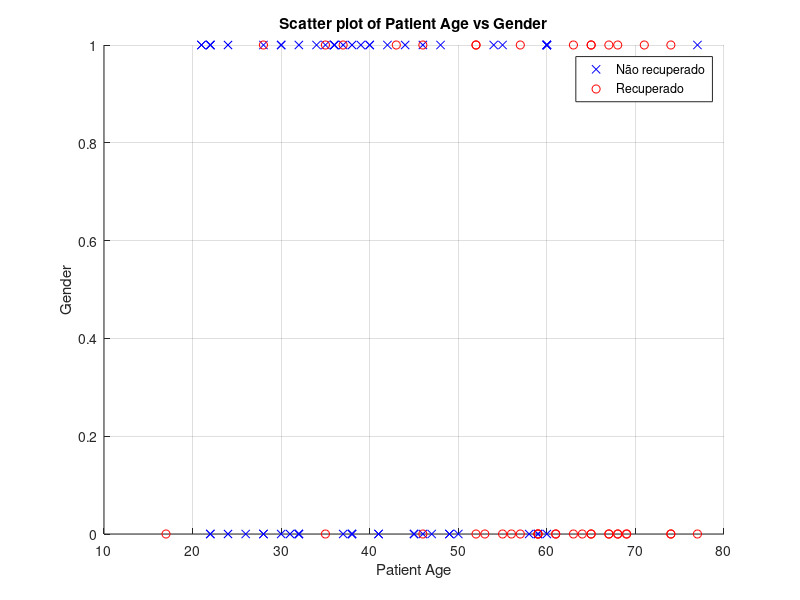
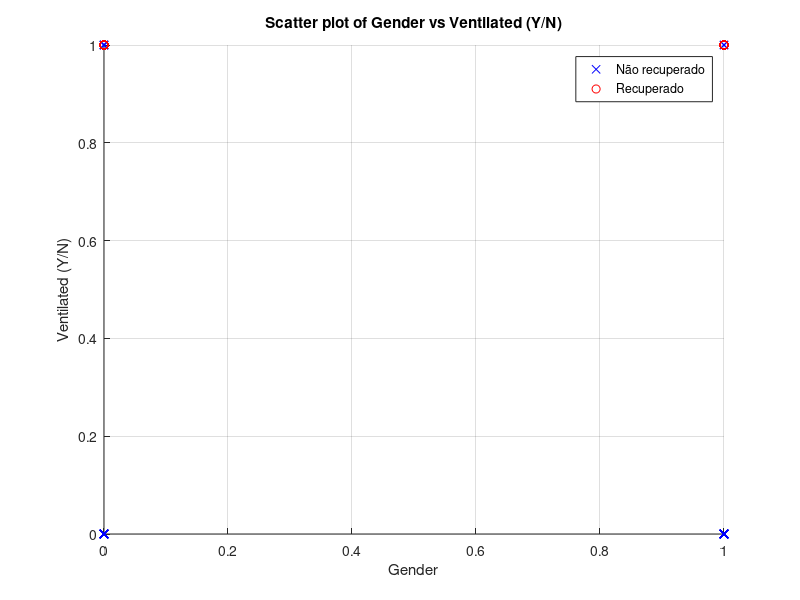
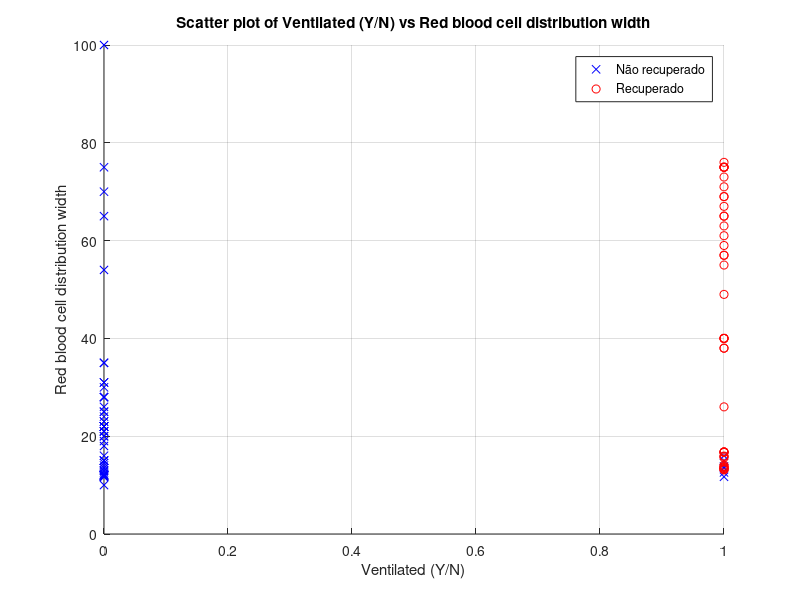
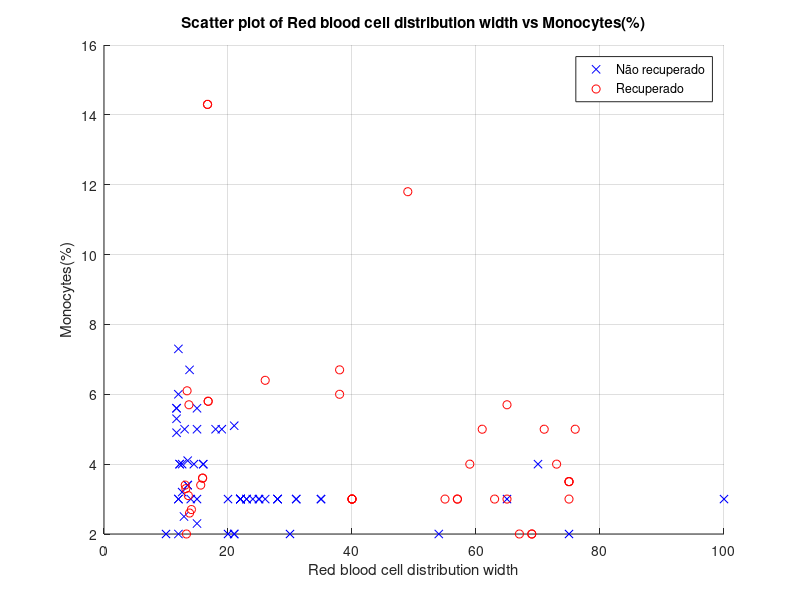

MATLAB code to generate these figures, in order:
clear all
close all
clc

columns_names = {'Outcome', 'Patient Age', 'Gender', ...
                 'Ventilated (Y/N)', 'Red blood cell distribution width', ...
                 'Monocytes(%)', 'White blood cell count', ...
                 'Platelet Count', 'Lymphocyte Count', ...,
                 'Neutrophils Count', 'Days Hospitalized'};

data = csvread('COVID-19_CBC_Data_cleaned.csv');

# removendo a linha com strings dos títulos
data(1, :) = []

# início dos gráficos de dispersão dois a dois para verificação das relações
# esses gráficos são para vocês terem algum código inicial, não é obrigatório utiliza-los.
num_columns = length(columns_names)-2;

outcome_nao_recuperado = data(data(:, 1) == 0, 1:end);
outcome_recuperado = data(data(:, 1) == 1, 1:end);

for ii = 2:num_columns-1
    figure;
    scatter(outcome_recuperado(:, ii), outcome_recuperado(:, ii+1), 'b', 'x'); % Blue crosses for status 1
    hold on;
    scatter(outcome_nao_recuperado(:, ii), outcome_nao_recuperado(:, ii+1), 'r', 'o'); % Red circles for status 0
    xlabel(columns_names{ii});
    ylabel(columns_names{ii+1});
    title(['Scatter plot of ', columns_names{ii}, ' vs ', columns_names{ii+1}]);
    legend('Não recuperado', 'Recuperado');
    grid on
    hold off;
end

### início do código da prova (fique à vontade para comentar o código de plots dos scatters)
### 1.1
### Essas duas duplas (Linfócitos vs. Neutrófilos e Plaquetas vs. Dias Hospitalizado) foram escolhidas pela observação de uma distribuição com padrões lineares visíveis. Isso é indicativo de que esses pares podem apresentar um ajuste razoável para a regressão linear, com os dados distribuídos de forma a sugerir uma relação direta entre as variáveis. Essa análise inicial ajuda a justificar a escolha antes de partir para o cálculo de regressão linear. Linfócitos vs. Neutrófilos: Na análise gráfica, observamos que há uma relação visualmente mais próxima de linearidade entre as variáveis "Linfócitos" e "Neutrófilos". Esses dois parâmetros sanguíneos estão relacionados entre si na resposta inflamatória e no sistema imunológico, o que é frequentemente esperado em pacientes com doenças infecciosas como a COVID-19. O gráfico de dispersão entre essas variáveis mostra uma tendência de variação conjunta, sugerindo que podem ser bons candidatos para a regressão linear. Plaquetas vs. Dias Hospitalizado: Outro par com uma tendência linear notável é o de "Plaquetas" e "Dias Hospitalizado". A contagem de plaquetas e a duração da internação podem ter uma correlação relacionada à gravidade do quadro clínico. Pacientes com contagens de plaquetas alteradas podem apresentar diferentes tempos de recuperação, refletindo na duração da hospitalização. A relação, apesar de não ser tão forte quanto o primeiro par, ainda sugere uma tendência que pode ser modelada por regressão linear.
### 1.2

% Seleção do par de variáveis "Lymphocyte Count" (coluna 9) e "Neutrophils Count" (coluna 10)
xi_1 = data(:, 9); % Lymphocyte Count
yi_1 = data(:, 10); % Neutrophils Count

% ---------- Gráfico 1: Dispersão dos Dados ----------

figure; % Abre uma nova figura para o gráfico de dispersão
plot(xi_1, yi_1, 'o')
xlim([0, max(xi_1) * 1.1]) % Ajuste do limite no eixo x (margem de 10%)
ylim([0, max(yi_1) * 1.1]) % Ajuste do limite no eixo y (margem de 10%)
grid on
xlabel('Quantidade de Linfócito')
ylabel('Quantidade de Neutrófilo')
title('Dispersão de Linfócitos vs Neutrófilos')

% ---------- Cálculo da Regressão Linear ----------

n_1 = length(xi_1); % Número de pontos de dados (número de pacientes)

% Cálculo de a1 e a0
a1_1 = (n_1 * sum(xi_1 .* yi_1) - sum(xi_1) * sum(yi_1)) / (n_1 * sum(xi_1 .^ 2) - (sum(xi_1) ^ 2));
a0_1 = mean(yi_1) - a1_1 * mean(xi_1);

% ---------- Gráfico 2: Reta de Regressão ----------
plot(xi_1, yi_1, 'o') % Gráfico de dispersão
hold on
plot(xi_1, a1_1 * xi_1 + a0_1, 'r') % Plota a reta de regressão em vermelho
xlim([0, max(xi_1) * 1.1]) % Ajuste do limite no eixo x
ylim([0, max(yi_1) * 1.1]) % Ajuste do limite no eixo y
xlabel('Quantidade de Linfócito')
ylabel('Quantidade de Neutrófilo')
title('Regressão Linear de Linfócitos vs Neutrófilos')
grid on
hold off

% ---------- Cálculo dos Erros e Coeficiente de Determinação ----------

St_1 = sum((yi_1 - mean(yi_1)) .^ 2);  % Soma total dos quadrados
Sr_1 = sum((yi_1 - (a0_1 + a1_1 * xi_1)) .^ 2);  % Soma dos quadrados dos resíduos
r2_1 = (St_1 - Sr_1) / St_1;  % Coeficiente de determinação R²
s_yx_1 = sqrt(Sr_1 / (n_1 - 2));  % Erro padrão da estimativa
s_y_1 = sqrt(St_1 / (n_1 - 1));  % Desvio padrão de yi

% Seleção do par de variáveis "Platelet Count" (coluna 8) e "Days Hospitalized" (coluna 11)
xi_2 = data(:, 8); % Platelet Count
yi_2 = data(:, 11); % Days Hospitalized

% ---------- Gráfico 1: Dispersão dos Dados ----------

figure; % Abre uma nova figura para o gráfico de dispersão
plot(xi_2, yi_2, 'o')
xlim([0, max(xi_2) * 1.1]) % Ajuste do limite no eixo x (margem de 10%)
ylim([0, max(yi_2) * 1.1]) % Ajuste do limite no eixo y (margem de 10%)
grid on
xlabel('Quantidade de Plaqueta')
ylabel('Dias Hospitalizado')
title('Dispersão de Plaqueta vs Dias Hospitalizado')

% ---------- Cálculo da Regressão Linear ----------

n_2 = length(xi_2); % Número de pontos de dados (número de pacientes)

% Cálculo de a1 e a0
a1_2 = (n_2 * sum(xi_2 .* yi_2) - sum(xi_2) * sum(yi_2)) / (n_2 * sum(xi_2 .^ 2) - (sum(xi_2) ^ 2));
a0_2 = mean(yi_2) - a1_2 * mean(xi_2);

% ---------- Gráfico 2: Reta de Regressão ----------
plot(xi_2, yi_2, 'o') % Gráfico de dispersão
hold on
plot(xi_2, a1_2 * xi_2 + a0_2, 'r') % Plota a reta de regressão em vermelho
xlim([0, max(xi_2) * 1.1]) % Ajuste do limite no eixo x (margem 10%)
ylim([0, max(yi_2) * 1.1]) % Ajuste do limite no eixo y (margem 10%)
xlabel('Quantidade de Plaqueta')
ylabel('Dias Hospitalizado')
title('Regressão Linear de Plaqueta vs Dias Hospitalizado')
grid on
hold off

% ---------- Cálculo dos Erros e Coeficiente de Determinação ----------

St_2 = sum((yi_2 - mean(yi_2)) .^ 2);  % Soma total dos quadrados
Sr_2 = sum((yi_2 - (a0_2 + a1_2 * xi_2)) .^ 2);  % Soma dos quadrados dos resíduos
r2_2 = (St_2 - Sr_2) / St_2;  % Coeficiente de determinação R²
s_yx_2 = sqrt(Sr_2 / (n_2 - 2));  % Erro padrão da estimativa
s_y_2 = sqrt(St_2 / (n_2 - 1));  % Desvio padrão de yi

% Exibir resultados
fprintf('Resultados das análises numéricas pra Regressão Linear de Linfócitos vs Neutrófilos\n')
fprintf('Coeficientes da regressão: a0 = %.4f, a1 = %.4f\n', a0_1, a1_1);
fprintf('Coeficiente de determinação R²: %.4f\n', r2_1);
fprintf('Erro padrão da estimativa (s_yx): %.4f\n', s_yx_1);
fprintf('Desvio padrão de yi (s_y): %.4f\n', s_y_1);
if s_yx_1 < s_y_1
  fprintf('O modelo de regressão é bom!\n')
  else
    fprint('O modelo de regressão não é bom\n')
end

fprintf('Resultados das análises numéricas pra Regressão Linear de Plaqueta vs Dias Hospitalizado\n')
fprintf('Coeficientes da regressão: a0 = %.4f, a1 = %.4f\n', a0_2, a1_2);
fprintf('Coeficiente de determinação R²: %.4f\n', r2_2);
fprintf('Erro padrão da estimativa (s_yx): %.4f\n', s_yx_2);
fprintf('Desvio padrão de yi (s_y): %.4f\n', s_y_2);
if s_yx_2 < s_y_2
  fprintf('O modelo de regressão é bom!\n')
  else
    fprint('O modelo de regressão não é bom\n')
end

fprintf('Comparação entre os dois modelos de regressão\n')
if s_yx_1 > s_yx_2
  fprintf('O modelo de regressão de Plaqueta vs Dias Hospitalizado é melhor que o moedelo de regressão de Linfócitos vs Neutrófilos!\n')
  else
    fprintf('O modelo de regressão de Linfócitos vs Neutrófilos é melhor que o moedelo de regressão de Plaqueta vs Dias Hospitalizado!\n')
 end

### 2.1 
# Primeiramente, tinha-se o objetivo de comparar diferentes faixas etárias à quantidade de células sanguíneas do paciente.
# Para isso, comparou-se a média de leucócitos, linfócitos e neutrófilos em 3 faixas etárias (0-40, 40-60 e 60+) anos.
# Para uma melhor visualização, utilizou-se gráficos de barras e lineares.
# segue o código

# REGRESSÃO LINEAR
# Consideramos interessante avaliar a relação entre a quantidade de células sanguíneas por paciente com a taxa de mortalidade
# Para isso foi realizada uma regressão linear, considerando os coeficientes de regressão e o coeficiente de correlação
# Segue o código:

% LEUCÓCITOS X OUTCOME

% Definir as variáveis x e y
x = data(:, 7);       % White blood cell count
y = data(:, 1);       % Outcome

% Cálculo das médias de x e y
x_mean = mean(x);
y_mean = mean(y);

% Cálculo do coeficiente de inclinação (beta1) e do intercepto (beta0) manualmente
numerator_beta1 = sum((x - x_mean) .* (y - y_mean));
denominator_beta1 = sum((x - x_mean).^2);
beta1 = numerator_beta1 / denominator_beta1;

% Intercepto beta0
beta0 = y_mean - beta1 * x_mean;

% Resultados da regressão leucócitos
fprintf("Equação da regressão linear: y = %.4f + %.4f * x\n", beta0, beta1);

% Valores preditos (y_hat) usando a equação de regressão
y_hat = beta0 + beta1 * x;

% Cálculo do R² pelos erros
SSE = sum((y - y_hat).^2);         % Soma dos Erros ao Quadrado
SST = sum((y - y_mean).^2);        % Soma Total dos Quadrados
R2 = 1 - (SSE / SST);              % Coeficiente de determinação (R²)

% Exibir o coeficiente de determinação (R²)
fprintf("Coeficiente de determinação (R²): %.4f\n", R2);


# LINFÓCITOS X OUTCOME

# Definir as variáveis x e y
x = data(:, 9);       # White blood cell count
y = data(:, 1);       # Outcome

# Cálculo das médias de x e y
x_mean = mean(x);
y_mean = mean(y);

# Cálculo do coeficiente de inclinação (beta1) e do intercepto (beta0) manualmente
numerator_beta1 = sum((x - x_mean) .* (y - y_mean));
denominator_beta1 = sum((x - x_mean).^2);
beta1 = numerator_beta1 / denominator_beta1;

# Intercepto beta0
beta0 = y_mean - beta1 * x_mean;

# resultados da regressão linfócitos
fprintf("Equação da regressão linear: y = %.4f + %.4f * x\n", beta0, beta1);

% Valores preditos (y_hat) usando a equação de regressão
y_hat = beta0 + beta1 * x;

% Cálculo do R² pelos erros
SSE = sum((y - y_hat).^2);         % Soma dos Erros ao Quadrado
SST = sum((y - y_mean).^2);        % Soma Total dos Quadrados
R2 = 1 - (SSE / SST);              % Coeficiente de determinação (R²)

% Exibir o coeficiente de determinação (R²)
fprintf("Coeficiente de determinação (R²): %.4f\n", R2);


# NEUTRÓFILOS X OUTCOME

# Definir as variáveis x e y
x = data(:, 10);       # White blood cell count
y = data(:, 1);        # Outcome

# Cálculo das médias de x e y
x_mean = mean(x);
y_mean = mean(y);

# Cálculo do coeficiente de inclinação (beta1) e do intercepto (beta0) manualmente
numerator_beta1 = sum((x - x_mean) .* (y - y_mean));
denominator_beta1 = sum((x - x_mean).^2);
beta1 = numerator_beta1 / denominator_beta1;

# Intercepto beta0
beta0 = y_mean - beta1 * x_mean;

# resultados da regressão neutrófilos
fprintf("Equação da regressão linear: y = %.4f + %.4f * x\n", beta0, beta1);

% Valores preditos (y_hat) usando a equação de regressão
y_hat = beta0 + beta1 * x;

% Cálculo do R² pelos erros
SSE = sum((y - y_hat).^2);         % Soma dos Erros ao Quadrado
SST = sum((y - y_mean).^2);        % Soma Total dos Quadrados
R2 = 1 - (SSE / SST);              % Coeficiente de determinação (R²)

% Exibir o coeficiente de determinação (R²)
fprintf("Coeficiente de determinação (R²): %.4f\n", R2);

#2.2

columns_names = {'Outcome', 'Patient Age', 'Gender', ...
                 'Ventilated (Y/N)', 'Red blood cell distribution width', ...
                 'Monocytes(%)', 'White blood cell count', ...
                 'Platelet Count', 'Lymphocyte Count', ...,
                 'Neutrophils Count', 'Days Hospitalized'};

data = csvread('COVID-19_CBC_Data_cleaned.csv');

# removendo a linha com strings dos títulos
data(1, :) = [];

% Definir faixas etárias
age_groups = {[0, 40], [40, 60], [60, Inf]};
group_labels = {'0-40', '40-60', '60+'};

% Índices das colunas
age_column = 2;
wbc_column = 7;
neutrophils_column = 10;
lymphocyte_column = 9;

% HISTOGRAMA DE GLÓBULOS BRANCOS x FAIXA ETÁRIA
figure;
for i = 1:length(age_groups)
    age_range = age_groups{i};
    age_filter = data(:, age_column) >= age_range(1) & data(:, age_column) < age_range(2);
    wbc_data = data(age_filter, wbc_column);
    subplot(3, 1, i);
    hist(wbc_data, 10);  % Ajuste o número de bins conforme necessário
    title(['Contagem de Glóbulos Brancos - Faixa Etária' group_labels{i}]);
    xlabel('Contagem de Glóbulos Brancos');
    ylabel('Frequência');
end

% HISTOGRAMA DE NEUTRÓFILOS x FAIXA ETÁRIA
figure;
for i = 1:length(age_groups)
    age_range = age_groups{i};
    age_filter = data(:, age_column) >= age_range(1) & data(:, age_column) < age_range(2);
    neutrophils_data = data(age_filter, neutrophils_column);
    subplot(3, 1, i);
    hist(neutrophils_data, 10);  % Ajuste o número de bins conforme necessário
    title(['Contagem de Neutrófilos - Faixa Etária' group_labels{i}]);
    xlabel('Contagem de Neutrófilos');
    ylabel('Frequência');
end

% HISTOGRAMA DE LINFÓCITOS x FAIXA ETÁRIA
figure;
for i = 1:length(age_groups)
    age_range = age_groups{i};
    age_filter = data(:, age_column) >= age_range(1) & data(:, age_column) < age_range(2);
    lymphocyte_data = data(age_filter, lymphocyte_column);
    subplot(3, 1, i);
    hist(lymphocyte_data, 10);  % Ajuste o número de bins conforme necessário
    title(['Contagem de Linfócitos - Faixa Etária' group_labels{i}]);
    xlabel('Contagem de Linfócitos');
    ylabel('Frequência');
end


% HISTOGRAMA DE OUTCOME POR FAIXA ETÁRIA

% Índices das colunas relevantes
outcome_column = 1;
age_column = 2;

figure;
for i = 1:length(age_groups)
    age_range = age_groups{i};
    age_filter = data(:, age_column) >= age_range(1) & data(:, age_column) < age_range(2);
    outcome_data = data(age_filter, outcome_column);

    % Contar recuperados (1) e não recuperados (0) na faixa etária
    num_recovered = sum(outcome_data == 1);
    num_not_recovered = sum(outcome_data == 0);

    % Dados para o histograma de barras
    bar_data = [num_not_recovered, num_recovered];
    subplot(3, 1, i);
    bar([0, 1], bar_data);

    title(['Outcome - Age Group ' group_labels{i}]);
    xlabel('Outcome (0: Not Recovered, 1: Recovered)');
    ylabel('Frequency');
    xticks([0 1]);
end

# CONSIDERAÇÕES FINAIS: Anlisando os coeficientes de correlação da regressão linear e multipla, fica claro que quase não há relação entre a taxa de mortalidade e a quantidade de células sanguíneas por paciente
# OBS: para melhor visualização, gostaria de ter feito gráficos de violino, entretanto encontrei dificuldades de instalar essa função para o octave, logo me limitei a gráficos lineares e de barra.

% Análise 3

%%%%%%%%%%%%%%%%%%%%%%%%%%%%%%%%%%%%%%%%%%%%%%%%%%%%%%%%%%%%%%%%%%%%%%%%%%%%%%%%%%%%%%%%%%%%%%%%%%%%%%%%%%%%%%%%%%%%%%%%%%%%%%%%%%%%%%

%3.1. Fazendo dois modelos de regressão linear, onde o modelo 𝑦1 = 𝑎0,1 + 𝑎1,1𝑥1 e outro 𝑦2 = 𝑎0,2 + 𝑎1,2𝑥2, onde 𝑥1 e 𝑥2 são variáveis
%que melhor preveem os dias hospitalizados

% Carregando os dados
data = csvread('COVID-19_CBC_Data_cleaned.csv', 1, 0); % Ignorar cabeçalho
dias_hospitalizados = data(:, 11); % Coluna de dias hospitalizados

% Selecionando variáveis independentes (ajustável conforme as variáveis mais correlacionadas)
x1 = data(:, 9); % Contagem de linfócitos
x2 = data(:, 10); % Contagem de neutrófilos

% Função para calcular os coeficientes de um modelo linear simples y = a0 + a1*x
function [a0, a1] = regressao_linear(x, y)
    n = length(x);
    x_mean = mean(x);
    y_mean = mean(y);
    a1 = sum((x - x_mean) .* (y - y_mean)) / sum((x - x_mean).^2);
    a0 = y_mean - a1 * x_mean;
end

% Modelo 1: y1 = a0,1 + a1,1 * x1
[a0_1, a1_1] = regressao_linear(x1, dias_hospitalizados);
y1_pred = a0_1 + a1_1 * x1;

% Modelo 2: y2 = a0,2 + a1,2 * x2
[a0_2, a1_2] = regressao_linear(x2, dias_hospitalizados);
y2_pred = a0_2 + a1_2 * x2;

% Função para calcular Sr, r^2, Sy/x e Sy
function [Sr, r2, Sy_x, S_y] = calcular_metricas(y_true, y_pred)
    Sr = sum((y_true - y_pred).^2);
    St = sum((y_true - mean(y_true)).^2);
    r2 = 1 - (Sr / St);
    Sy_x = sqrt(Sr / (length(y_true) - 2));
    S_y = sqrt(St/(length(y_true) -1))
end

% Calcular métricas para o Modelo 1
[Sr1, r2_1, Sy_x1, S_y1] = calcular_metricas(dias_hospitalizados, y1_pred);

% Calcular métricas para o Modelo 2
[Sr2, r2_2, Sy_x2, S_y2] = calcular_metricas(dias_hospitalizados, y2_pred);

% Exibindo os resultados
fprintf('Modelo 1 (y1 = a0,1 + a1,1 * x1): Sr = %.2f, r^2 = %.2f, Sy/x = %.2f, Sy = %2f\n', Sr1, r2_1, Sy_x1, S_y1);
fprintf('Modelo 2 (y2 = a0,2 + a1,2 * x2): Sr = %.2f, r^2 = %.2f, Sy/x = %.2f, Sy = %2f\n', Sr2, r2_2, Sy_x2, S_y2);

% Comparando as métricas de cada modelo com base em Sy/x e Sy

if Sy_x1 < S_y1
  fprintf('O modelo apresenta boa correlação. (Sy/x < Sy)\n');
else
  fprintf('O modelo não apresenta boa correlação. (Sy/x < Sy)\n');
end


% Comparando os modelos com base no r2
if r2_1 > r2_2 
  fprintf('O Modelo 1 é melhor com base em r^2.\n');
  elseif r2_2 > r2_1
    fprintf('O Modelo 2 é melhor com base em r^2.\n');
  elseif Sy_x1> Sy_x2
    fprintf('O Modelo 2 é melhor com base em Sy/x.\n')
  elseif Sy_x1< Sy_x2
    fprintf('O Modelo 1 é melhor com base em Sy/x.\n')
  else
    fprintf('Ambos os modelos têm desempenho semelhante.\n');
end

%%%%%%%%%%%%%%%%%%%%%%%%%%%%%%%%%%%%%%%%%%%%%%%%%%%%%%%%%%%%%%%%%%%%%%%%%%%%%%%%%%%%%%%%%%%%%%%%%%%%%%%%%%%%%%%%%%%%%%%%%%%%%%%%%%%%%%

%3.2. Implementando um terceiro modelo de regressão linear que combine as duas anteriores

% Carregar os dados
data = csvread('COVID-19_CBC_Data_cleaned.csv', 1, 0); % Ignorar cabeçalho
y = data(:, 11); % Variável dependente: dias hospitalizados
x1 = data(:, 9); % Variável independente 1: contagem de linfócitos
x2 = data(:, 10); % Variável independente 2: contagem de neutrófilos

% Calcular os termos necessários para montar o sistema linear
n = length(y);
Sx1 = sum(x1);
Sx2 = sum(x2);
Sy = sum(y);
Sx1x1 = sum(x1 .^ 2);
Sx2x2 = sum(x2 .^ 2);
Sx1x2 = sum(x1 .* x2);
Sx1y = sum(x1 .* y);
Sx2y = sum(x2 .* y);

% Montar a matriz do sistema [X] e o vetor [y]
X = [
    n, Sx1, Sx2;
    Sx1, Sx1x1, Sx1x2;
    Sx2, Sx1x2, Sx2x2
];

Y = [Sy; Sx1y; Sx2y];

% Realizar a eliminação de Gauss para transformar X em uma matriz triangular superior
for i = 1:size(X, 1)
    % Normalizar a linha atual
    X(i, :) = X(i, :) / X(i, i);
    Y(i) = Y(i) / X(i, i);

    % Eliminar as entradas abaixo da diagonal na coluna atual
    for j = i+1:size(X, 1)
        factor = X(j, i);
        X(j, :) = X(j, :) - factor * X(i, :);
        Y(j) = Y(j) - factor * Y(i);
    end
end

% Substituição para trás para resolver o sistema
a = zeros(size(Y));
for i = size(X, 1):-1:1
    a(i) = Y(i) - X(i, i+1:end) * a(i+1:end);
end

% Extrair os coeficientes
a0 = a(1);
a1 = a(2);
a2 = a(3);

% Previsão com o modelo ajustado
y_pred = a0 + a1 * x1 + a2 * x2;

% Calcular Sr, r² e Sy/x para o modelo ajustado
Sr = sum((y - y_pred).^2);
St = sum((y - mean(y)).^2);
r2 = 1 - (Sr / St);
Sy_x = sqrt(Sr / (n - 3));

% Exibir os resultados do modelo ajustado
fprintf('Modelo de regressão múltipla (usando Eliminação de Gauss): Sr = %.2f, r^2 = %.2f, Sy/x = %.2f\n', Sr, r2, Sy_x);

